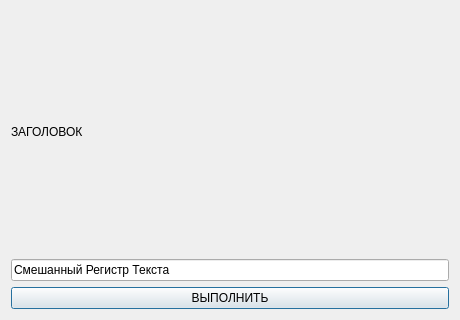
<?xml version="1.0" encoding="UTF-8"?>
<ui version="4.0"><class>Dialog</class><widget class="QDialog" name="Dialog"><property name="geometry"><rect><x>0</x><y>0</y><width>460</width><height>320</height></rect></property><property name="windowTitle"><string>#082 text/167_cyrillic_upper</string></property><layout class="QVBoxLayout" name="verticalLayout"><property name="leftMargin"><number>11</number></property><property name="topMargin"><number>11</number></property><property name="rightMargin"><number>11</number></property><property name="bottomMargin"><number>11</number></property><property name="spacing"><number>6</number></property><item><widget class="QLabel" name="l1"><property name="text"><string>ЗАГОЛОВОК</string></property></widget></item><item><widget class="QLineEdit" name="e1"><property name="text"><string>Смешанный Регистр Текста</string></property></widget></item><item><widget class="QPushButton" name="b1"><property name="text"><string>ВЫПОЛНИТЬ</string></property></widget></item></layout></widget></ui>
